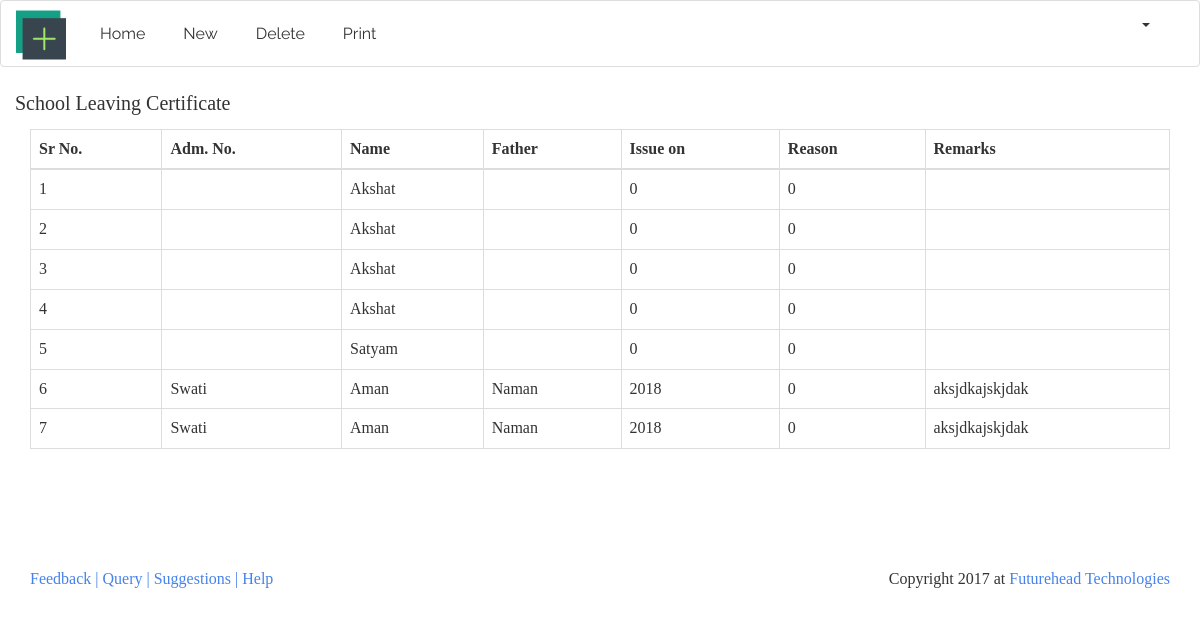
Before: /index.php/certificates/dashboard with the older database file.
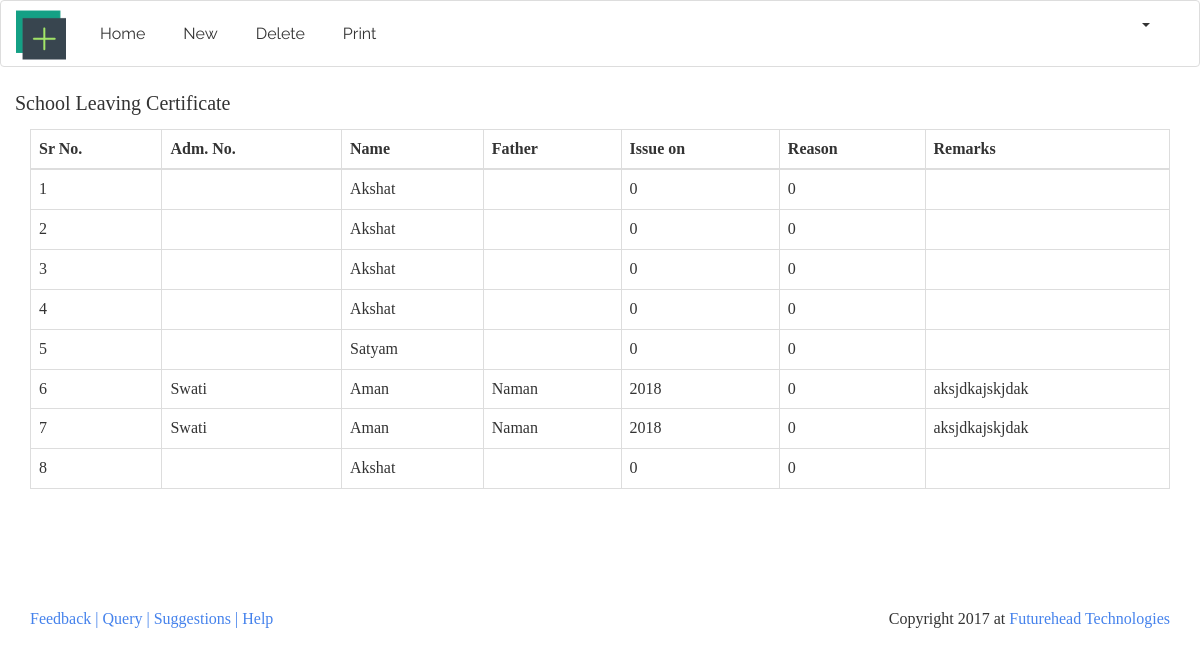
After: the same page with the newer database file.
### tables this page shows
CREATE TABLE `student_leaving_certificate` (
  `slc_id` int(11) NOT NULL,
  `name` varchar(25) NOT NULL,
  `f_name` varchar(25) NOT NULL,
  `m_name` varchar(25) NOT NULL,
  `class` int(3) NOT NULL,
  `school_name` varchar(50) NOT NULL,
  `end_date` date NOT NULL,
  `start_date` date NOT NULL,
  `dob` date NOT NULL,
  `dob_words` text NOT NULL,
  `class_present` int(3) NOT NULL,
  `year` int(4) NOT NULL,
  `start_class` int(11) DEFAULT NULL,
  `caste_name` varchar(20) NOT NULL
);

### application/controllers/certificates.php (called while the page is built, shortened)
<?php
class Certificates extends MY_Controller
{
    public function dashboard()
    {
        $this->load->model('get_model','gm');
        $table = $this->gm->show_table('student_leaving_certificate');
        $this->load->view('private/certificates/school_leaving/slc_header', ['username' => $this->get_admin()]);
        $this->load->view('private/certificates/school_leaving/dashboard',['dash'=>$table]);
        $this->load->view('private/certificates/school_leaving/footer');
    }
}

### index.php (called while the page is built, shortened)
<?php
require_once BASEPATH.'core/CodeIgniter.php';

### application/models/get_model.php (called while the page is built, shortened)
<?php
class Get_model extends MY_Model
{
    public function show_table($table_name){
        $query = $this->db->get($table_name);
        $res = $query->result();
        return $res;
    }
}

### application/views/private/certificates/school_leaving/dashboard.php (the view, shortened to what this page needs)
<div class="container">
    <div class="row">
        <p class="" style="font-size: 20px;">School Leaving Certificate</p>
        <div class="col-lg-12">
            <table class="table table-hover table-bordered">
                <thead>
                <tr class="">
                    <th>Sr No.</th>
                    <th>Adm. No.</th>
                    <th>Name</th>
                    <th>Father</th>
                    <th>Issue on</th>
                    <th>Reason</th>
                    <th>Remarks</th>
                </tr>
                </thead>
                <tbody>
                <?php if (count($dash)): ?>
                    <?php foreach ($dash as $details): ?>
                        <tr class="">
                            <td><?php echo $details->slc_id?></td>
                            <td><?php echo $details->m_name ?></td>
                            <td><?php echo $details->name?></td>
                            <td><?php echo $details->f_name?></td>
                            <td><?php echo $details->year ?></td>
                            <td><?php echo $details->start_class ?></td>
                            <td><?php echo $details->dob_words ?></td>
                        </tr>
                    <?php endforeach; ?>
                <?php else: ?>
                    <tr>
                        <td>No Records Found</td>
                    </tr>
                <?php endif; ?>
                </tbody>
            </table>
        </div>
    </div>
</div>

### application/views/private/certificates/school_leaving/slc_header.php (shortened to what this page needs)
<html>
<head>
    <link href="<?= base_url() ?>public/assets/css/redable.css" rel="stylesheet"/>
    <link href="<?= base_url() ?>public/assets/css/font-awesome.min.css" rel="stylesheet">
    <link href='<?= base_url() ?>public/assets/css/google_fonts.css' rel='stylesheet' type='text/css'>
</head>
<body>
<nav class="navbar navbar-inverse">
    <div class="container-fluid">
        <div class="navbar-header">
            <a class="navbar-brand" href="<?= site_url('dashboard/') ?>"><img
                    src="<?= base_url() ?>public/assets/img/dash.png" style="margin-top: -4px;" height="50" width="50"></a>
        </div>
        <div class="collapse navbar-collapse" id="bs-example-navbar-collapse-1">
            <ul class="nav navbar-nav">
                <li><a href="<?= site_url('certificates'); ?>">Home</a></li>
                <li><a href="<?= site_url('certificates/slc_new'); ?>">New</a></li>
                <li><a href="<?= site_url('certificates/delete_sl'); ?>">Delete</a></li>
                <li><a href="<?= site_url('certificates/print_list'); ?>">Print</a></li>
            </ul>
            <ul class="nav navbar-nav navbar-right">
                <li class="dropdown">
                    <a href="#" class="dropdown-toggle" data-toggle="dropdown" role="button" aria-expanded="false">
                        <span class="caret"></span></a>
                </li>
            </ul>
        </div>
    </div>
</nav>

### application/views/private/certificates/school_leaving/footer.php (shortened to what this page needs)
<footer class="footer" style="margin-top: 97px;">
    <div class="container">
        <a href="<?= site_url('home/feedback')?>">Feedback |</a>
        <a href="<?= site_url('home/query')?>">Query | </a>
        <a href="<?= site_url('home/suggestions')?>">Suggestions |</a>
        <a href="<?= site_url('home/help')?>">Help </a>
        <p class="pull-right">Copyright 2017 at <a href="http://www.futureheadtech.com">Futurehead Technologies</a></p>
    </div>
</footer>
</body>
</html>

Changed rows visible on the page:
added student_leaving_certificate: slc_id "8", name "Akshat", year "0", start_class "0"
